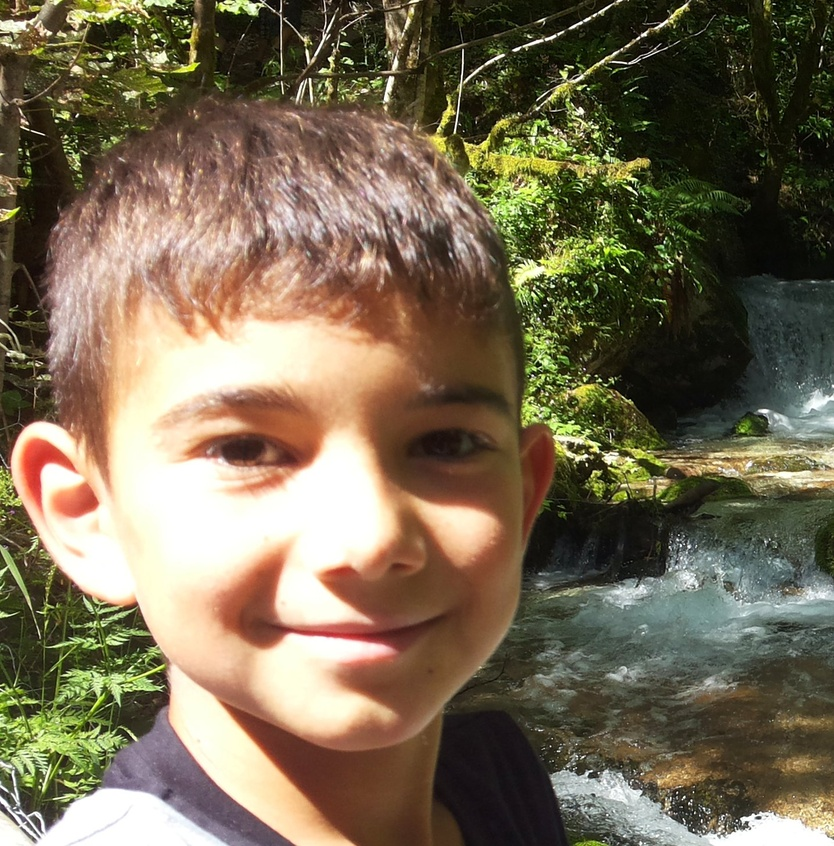
#> input picture boscaini/cap10/programmi/risorse/lorenzo.jpg, 834 x 846 px, shrunk from 1436 x 1456 before the run
$ python filtro_media_grigi.py
#> lines starting #> are read from the running program, lines starting #| are printed output that depends on the picture
"""Programma per convertire un'immagine in scala di grigi"""
from PIL import Image

if __name__ == "__main__":
    in_filename = "risorse/lorenzo.jpg"
    index = in_filename.find(".") # Posizione del carattere "."
    out_filename = in_filename[:index] +"_grey.png"
    image = Image.open(in_filename)
#> image is the input picture: PIL image 834x846 RGB; mean R, G, B 119.8, 107.4, 84.1
    pixels = list(image.getdata())
#> pixels = 705564 items

    for i in range(len(pixels)):
        r, g, b = pixels[i]
        media = (r + g + b) // 3
        pixels[i] = (media, media, media)
#> this loop made 705564 passes
#> (r, g, b, media) on passes 1 to 3: (75, 74, 26, 58), (56, 55, 7, 39), (48, 47, 1, 32)

    image.putdata(pixels)
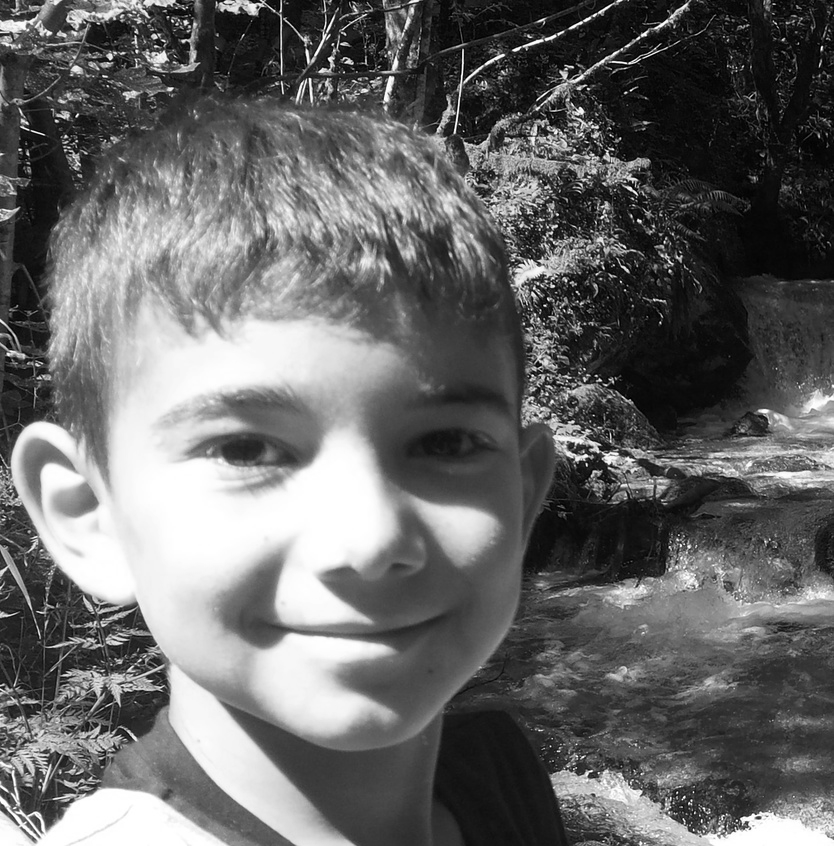
#> image: PIL image 834x846 RGB; min 0, max 255, mean 103.4
    image.save(out_filename)
    image.show() # Apre l'immagine nel visualizzatore di immagini predefinito

$ run again, with boscaini/cap10/programmi/risorse/agnese.jpg copied over boscaini/cap10/programmi/risorse/lorenzo.jpg
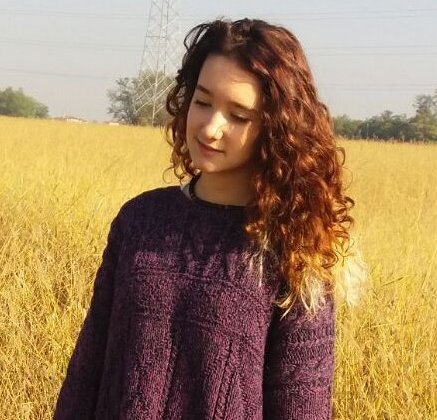
#> input picture boscaini/cap10/programmi/risorse/agnese.jpg, 437 x 420 px
#> image is the input picture: PIL image 437x420 RGB; mean R, G, B 160.4, 130.1, 94.1
#> pixels = 183540 items
#> the loop `for i in range(len(pixels)):` made 183540 passes
#> (r, g, b, media) on passes 1 to 3: (216, 217, 219, 217), (216, 217, 219, 217), (216, 217, 219, 217)
#> `image.putdata(pixels)`:
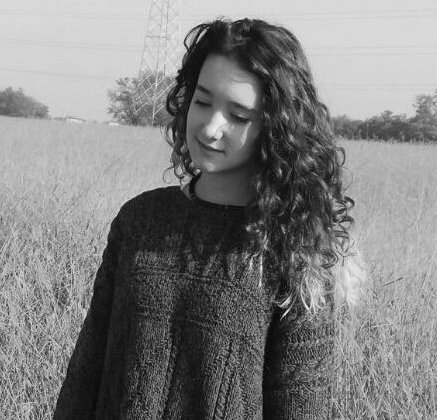
#> image: PIL image 437x420 RGB; min 1, max 242, mean 127.9

$ run again, with boscaini/cap10/programmi/risorse/agnesina.jpg copied over boscaini/cap10/programmi/risorse/lorenzo.jpg
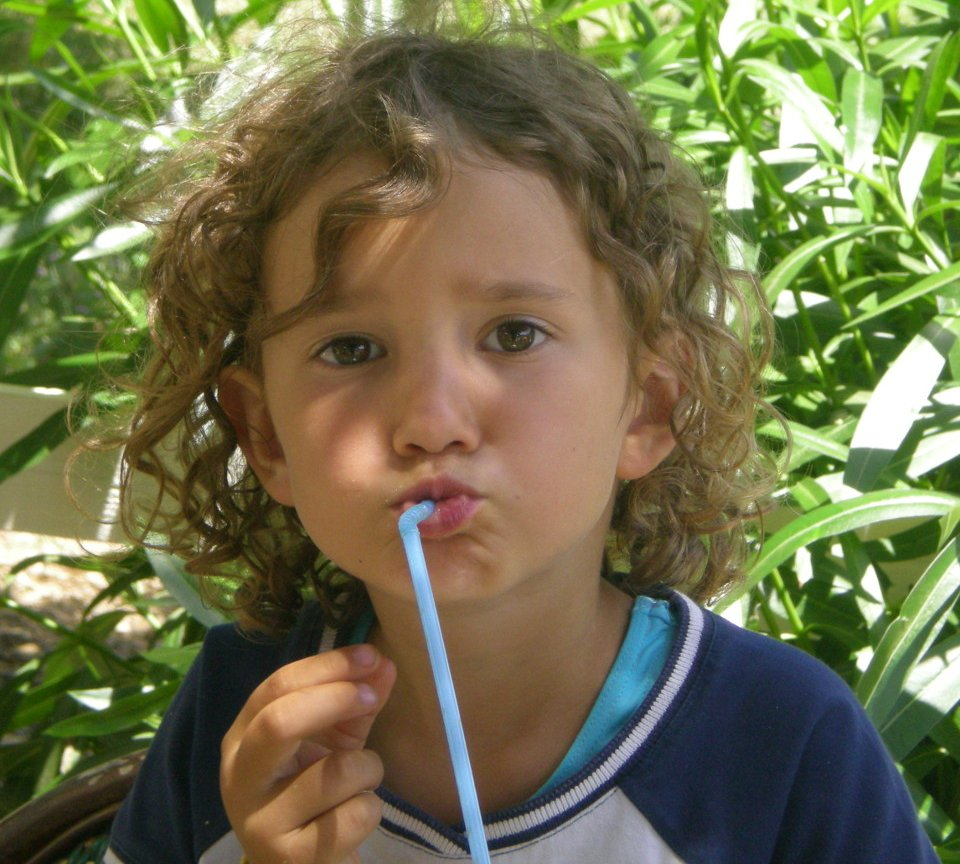
#> input picture boscaini/cap10/programmi/risorse/agnesina.jpg, 960 x 864 px
#> image is the input picture: PIL image 960x864 RGB; mean R, G, B 112.9, 113.2, 75
#> pixels = 829440 items
#> the loop `for i in range(len(pixels)):` made 829440 passes
#> (r, g, b, media) on passes 1 to 3: (100, 143, 36, 93), (96, 139, 32, 89), (89, 135, 27, 83)
#> `image.putdata(pixels)`:
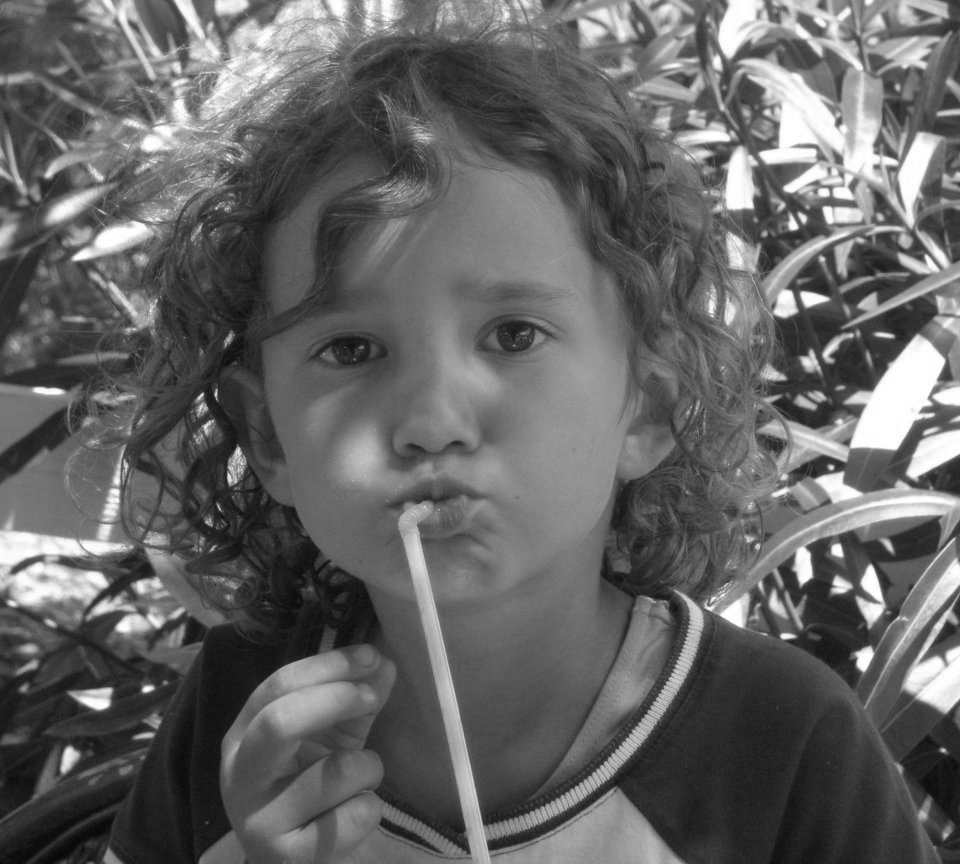
#> image: PIL image 960x864 RGB; min 6, max 255, mean 100.1

$ run again, with boscaini/cap10/programmi/risorse/cartolina.jpg copied over boscaini/cap10/programmi/risorse/lorenzo.jpg
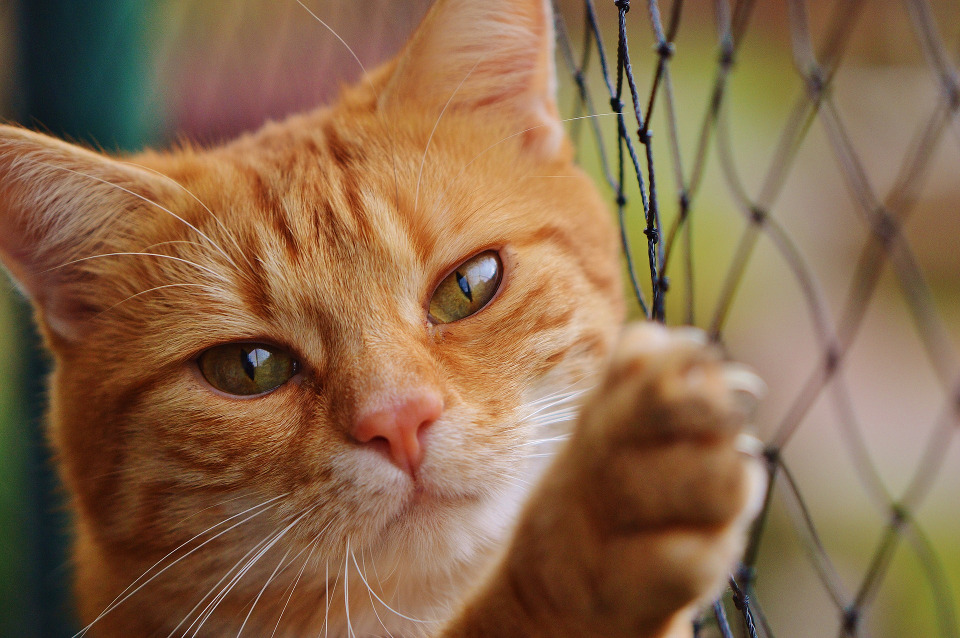
#> input picture boscaini/cap10/programmi/risorse/cartolina.jpg, 960 x 638 px
#> image is the input picture: PIL image 960x638 RGB; mean R, G, B 137, 104.8, 74.8
#> pixels = 612480 items
#> the loop `for i in range(len(pixels)):` made 612480 passes
#> (r, g, b, media) on passes 1 to 3: (83, 66, 50, 66), (78, 60, 46, 61), (77, 59, 49, 61)
#> `image.putdata(pixels)`:
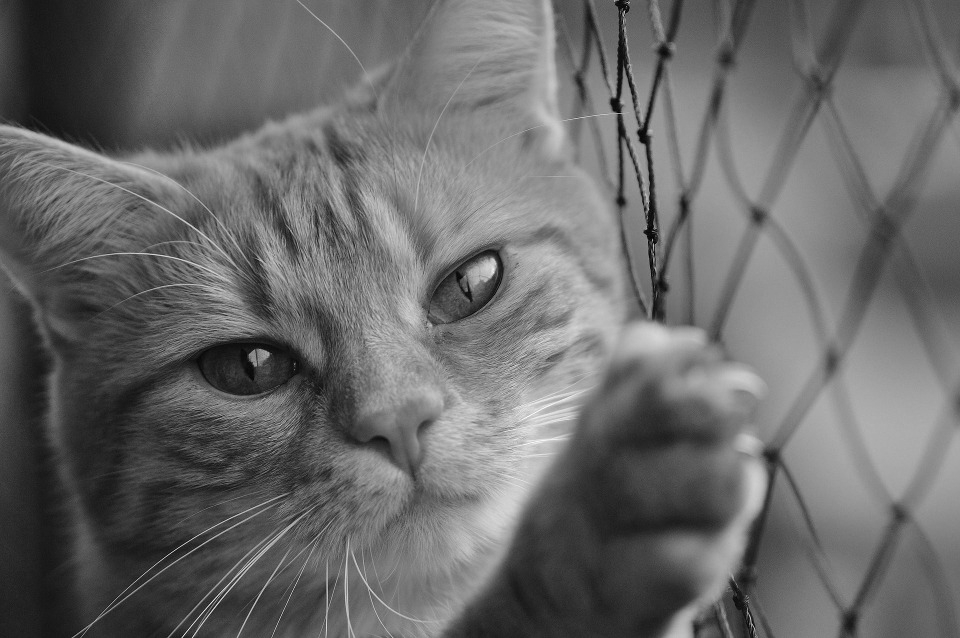
#> image: PIL image 960x638 RGB; min 0, max 254, mean 105.2
